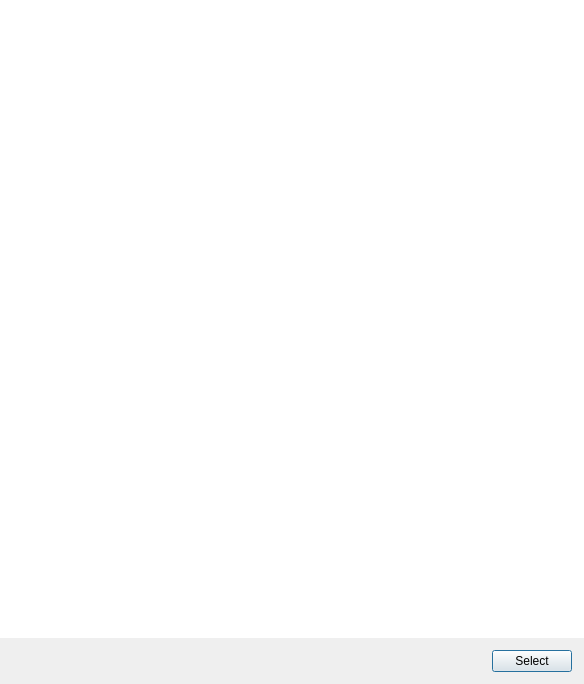
<?xml version="1.0" encoding="UTF-8"?>
<ui version="4.0">
 <class>LDAPTreeDialog</class>
 <widget class="QDialog" name="LDAPTreeDialog">
  <property name="geometry">
   <rect>
    <x>0</x>
    <y>0</y>
    <width>584</width>
    <height>684</height>
   </rect>
  </property>
  <property name="windowTitle">
   <string>LDAP Selection</string>
  </property>
  <layout class="QVBoxLayout" name="verticalLayout">
   <property name="spacing">
    <number>0</number>
   </property>
   <property name="margin">
    <number>0</number>
   </property>
   <item>
    <widget class="StyledTreeView" name="treeView">
     <property name="focusPolicy">
      <enum>Qt::NoFocus</enum>
     </property>
     <property name="frameShape">
      <enum>QFrame::NoFrame</enum>
     </property>
     <property name="alternatingRowColors">
      <bool>true</bool>
     </property>
    </widget>
   </item>
   <item>
    <widget class="QWidget" name="bottomWidget" native="true">
     <layout class="QHBoxLayout" name="bottomLayout">
      <property name="leftMargin">
       <number>13</number>
      </property>
      <property name="topMargin">
       <number>12</number>
      </property>
      <property name="rightMargin">
       <number>12</number>
      </property>
      <property name="bottomMargin">
       <number>12</number>
      </property>
      <item>
       <spacer name="bottomSpacer">
        <property name="orientation">
         <enum>Qt::Horizontal</enum>
        </property>
        <property name="sizeHint" stdset="0">
         <size>
          <width>40</width>
          <height>20</height>
         </size>
        </property>
       </spacer>
      </item>
      <item>
       <widget class="QPushButton" name="pushButton">
        <property name="text">
         <string>Select</string>
        </property>
       </widget>
      </item>
     </layout>
    </widget>
   </item>
  </layout>
 </widget>
 <customwidgets>
  <customwidget>
   <class>StyledTreeView</class>
   <extends>QTreeView</extends>
   <header>FileWaveGuiLib/styledviews/styledtreeview.h</header>
  </customwidget>
 </customwidgets>
 <resources/>
 <connections/>
</ui>
